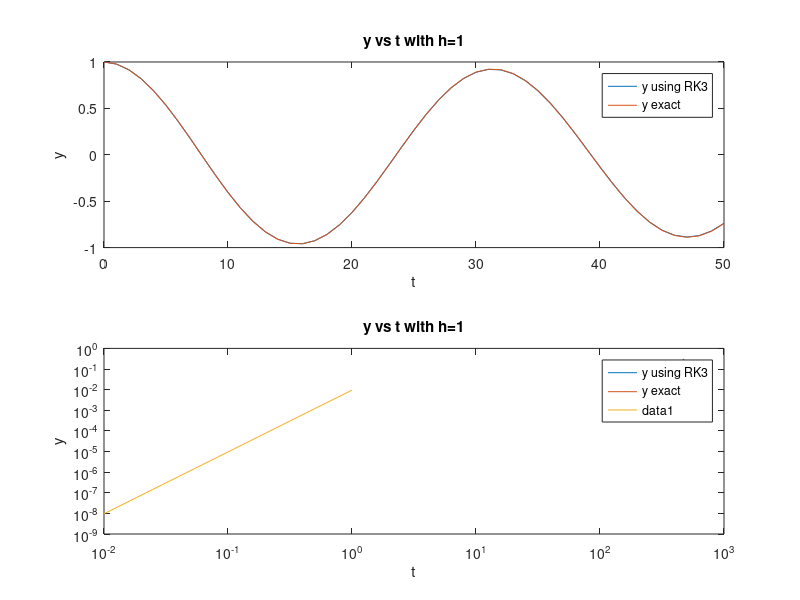

MATLAB code to generate this figure:
%% Part A
clc; clear all;

v = -3:0.01:3;  % plotting range from -3 to 3
[x,y] = meshgrid(v);  % get 2-D mesh for x and y 
realN = (1 + x + ((x.^2-y.^2-(x.*(y.^2)))./2) + (x.^3)./6).^2; %defining real section
imagN = (y+(x.*y)+(((x.^2).*y)./2) - (y.^3)./6).^2; %defining imaginary section
cond1 = realN+imagN < 1;  % check conditions for these values
cond1 = double(cond1);  % convert to double for plotting
cond1(cond1 == 0) = NaN;  % set the 0s to NaN so they are not plotted
surf(x,y,cond1)
xlim([-3 3])
ylim([-3 3])
xlabel('h * \lambda R');
ylabel('h * \lambda I');
title('Stability plot for RK3')
view(0,90)    % change to top view
%% Part B
clc; clear all;

%establishing given variables
h = 1; y0 = 1; w = 0.2; tau = 400;
tspan = linspace(0,500,(500/h)+1);

%defining lambda as the coeffecient in dydt
lambda = (-1/tau)+1i*w;

%determining exact y value
y_exact = exp(lambda.*tspan);

%Setting up y values to be solved for
y = zeros(1,length(tspan));
y(1) = y0;

%setting up RK3 scheme
a21 = 8/15; a31 = 1/4; a32 = 5/12;
b1 = 1/4; b2 = 0; b3 = 3/4;

%solving step by step for the y values
for i = 2:length(tspan)
    f1 = lambda*(y(i-1));
    f2 = lambda*(y(i-1) + a21*h*f1);
    f3 = lambda*(y(i-1) + a31*h*f1 + a32*h*f2);
    y(i) = y(i-1) + h*(b1*f1 + b2*f2 + b3*f3);
end

subplot(2,1,1);
plot(tspan(1:(50/h)+1),y(1:(50/h)+1))
hold on;
plot(tspan(1:(50/h)+1),y_exact(1:(50/h)+1))
xlabel('t');
ylabel('y');
title('y vs t with h=1')
legend('y using RK3', 'y exact');

subplot(2,1,2);
plot(tspan((451/h)+1:(500/h)+1),y((451/h)+1:(500/h)+1))
hold on;
plot(tspan((451/h)+1:(500/h)+1),y_exact((451/h)+1:(500/h)+1))
xlabel('t');
ylabel('y');
title('y vs t with h=1')
legend('y using RK3', 'y exact');
%% Part C
h = [0.01 0.1 0.5 1]; y0 = 1; w = 0.2; tau = 400;
error = zeros(length(h),1);
for j = 1:length(h)
    tspan = linspace(0,500,(500/h(j))+1);
    
    %defining lambda as the coeffecient in dydt
    lambda = (-1/tau)+1i*w;
    
    %determining exact y value
    y_exact = exp(lambda.*tspan);
    
    %Setting up y values to be solved for
    y = zeros(1,length(tspan));
    y(1) = y0;
    
    %setting up RK3 scheme
    a21 = 8/15; a31 = 1/4; a32 = 5/12;
    b1 = 1/4; b2 = 0; b3 = 3/4;
    
    %solving step by step for the y values
    for i = 2:length(tspan)
        f1 = lambda*(y(i-1));
        f2 = lambda*(y(i-1) + a21*h(j)*f1);
        f3 = lambda*(y(i-1) + a31*h(j)*f1 + a32*h(j)*f2);
        y(i) = y(i-1) + h(j)*(b1*f1 + b2*f2 + b3*f3);
    end
    error(j) = y_exact(end) - y(end);
    error(j) = abs(error(j));
end

loglog(h,error); %visually checking to ensure it is linear
disp((log(error(end))-log(error(1)))/(log(h(end))-log(h(1)))); %determining slope of line